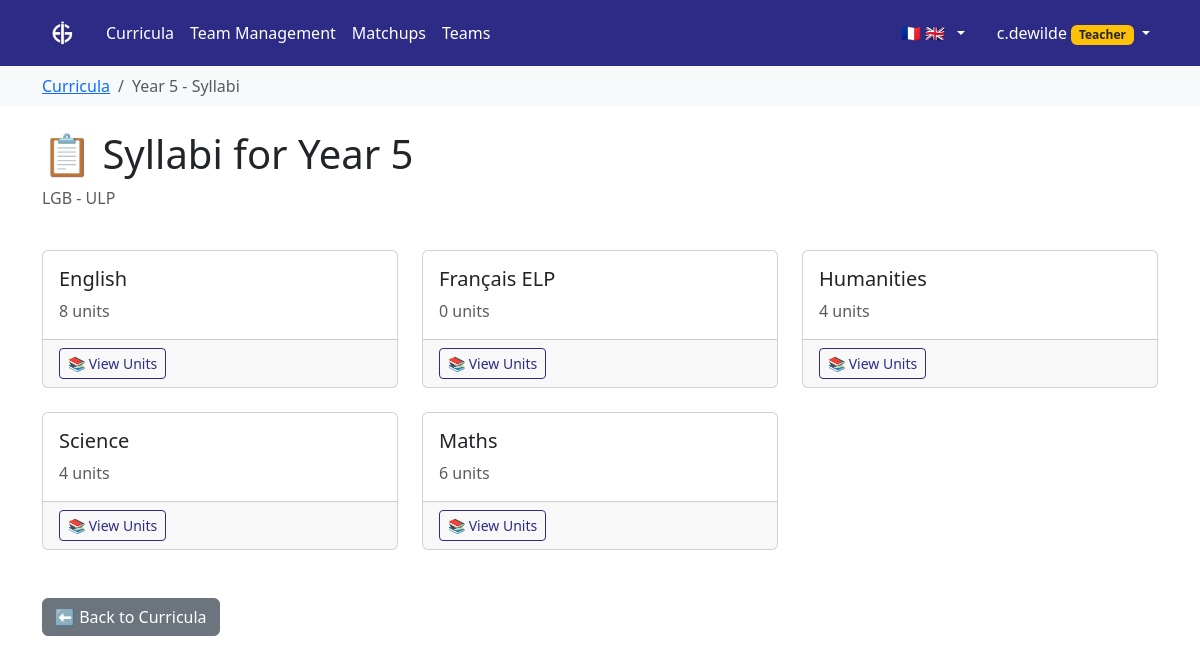
/syllabus/curriculum/1/syllabi/ (signed in), run on the app's committed database.
### syllabus/models.py (models this page shows, shortened)
class Curriculum(models.Model):
    provider = models.ForeignKey(Provider, on_delete=models.CASCADE)
    title = models.CharField(max_length=200)
    description = models.TextField(blank=True)
    start_date = models.DateField(help_text="When this curriculum becomes effective")
    end_date = models.DateField(null=True, blank=True, help_text="When this curriculum expires (leave blank if still current)")
    created_at = models.DateTimeField(auto_now_add=True)
    updated_at = models.DateTimeField(auto_now=True)

class Provider(models.Model):
    name = models.CharField(max_length=255, unique=True)
    created_at = models.DateTimeField(auto_now_add=True)
    updated_at = models.DateTimeField(auto_now=True)
    class Meta:
        ordering = ['name']

class Syllabus(models.Model):
    curriculum = models.ForeignKey(Curriculum, on_delete=models.CASCADE)
    name = models.CharField(max_length=255)

### syllabus/views.py (the view)
# urls.py: path('curriculum/<int:curriculum_id>/syllabi/', views.syllabus_list, name='syllabus_list'),
@login_required
def syllabus_list(request, curriculum_id):
    curriculum = get_object_or_404(Curriculum, id=curriculum_id)
    syllabi = Syllabus.objects.filter(curriculum=curriculum)
    context = {
        'curriculum': curriculum,
        'syllabi': syllabi,
        'is_admin': is_admin(request.user)
    }
    return render(request, 'syllabus/syllabus_list.html', context)

### aigames/models.py (called while the page is built)
    @property
    def logo_url(self):
        if self.logo:
            return self.logo.url
        return None

    @property
    def can_create_teams(self):
        return self.role in ['teacher', 'admin']

    @property
    def can_create_games(self):
        return self.role == 'admin'

    @property
    def can_modify_syllabus(self):
        return self.role == 'admin'

### syllabus/views.py (called while the page is built)
def can_modify_syllabus(user):
    if not user.is_authenticated:
        return False
    try:
        from aigames.models import UserProfile
        return user.profile.can_modify_syllabus
    except (UserProfile.DoesNotExist, AttributeError):
        return user.is_superuser or user.groups.filter(name='Admin').exists()

def is_admin(user):
    return can_modify_syllabus(user)

### syllabus/templates/syllabus/syllabus_list.html (shortened to what this page needs)
{% extends 'syllabus/base.html' %}
{% block breadcrumb %}
<nav aria-label="breadcrumb" class="bg-light py-2">
    <div class="container">
        <ol class="breadcrumb mb-0">
            <li class="breadcrumb-item"><a href="{% url 'curriculum_list' %}">Curricula</a></li>
            <li class="breadcrumb-item active">{{ curriculum.title }} - Syllabi</li>
        </ol>
    </div>
</nav>
{% endblock %}
{% block content %}
<div class="d-flex justify-content-between align-items-center mb-4">
    <div>
        <h1>📋 Syllabi for {{ curriculum.title }}</h1>
        <p class="text-muted">{{ curriculum.provider.name }}</p>
    </div>
</div>
<div class="row">
    {% for syllabus in syllabi %}
    <div class="col-md-6 col-lg-4 mb-4">
        <div class="card h-100">
            <div class="card-body">
                <h5 class="card-title">{{ syllabus.name }}</h5>
                <p class="card-text text-muted">{{ syllabus.units.count }} units</p>
            </div>
            <div class="card-footer">
                <a href="{% url 'unit_list' syllabus.id %}" class="btn btn-outline-primary btn-sm">
                    📚 View Units
                </a>
            </div>
        </div>
    </div>
    {% endfor %}
</div>
<div class="mt-4">
    <a href="{% url 'curriculum_list' %}" class="btn btn-secondary">⬅️ Back to Curricula</a>
</div>
{% endblock %}

### syllabus/templates/syllabus/base.html (shortened to what this page needs)
{% load static %}
<!DOCTYPE html>
<html>
<head>
    <link href="{% static 'syllabus/css/bootstrap.min.css' %}" rel="stylesheet">
</head>
<body>
    {% block navbar %}
    <nav class="navbar navbar-expand-lg navbar-dark bg-primary">
        <div class="container">
            {% if user.is_authenticated %}
                <a class="navbar-brand d-flex align-items-center" href="{% if user_role == 'student' %}{% url 'aigames:student_dashboard' %}{% else %}{% url 'curriculum_list' %}{% endif %}">
                    {% if school_logo %}
                        <img src="{{ school_logo }}" alt="{{ school_name }} Logo" height="40">
                    {% else %}
                        📚 Aiducator
                    {% endif %}
                </a>
            {% else %}
                <a class="navbar-brand" href="{% url 'landing_page' %}">📚 Aiducator</a>
            {% endif %}
            <div class="collapse navbar-collapse" id="navbarNav">
                {% if user.is_authenticated %}
                    <ul class="navbar-nav me-auto">
                        {% if user_role == 'student' %}
                            <li class="nav-item">
                                <a class="nav-link" href="{% url 'aigames:student_dashboard' %}">
                                    <i class="bi bi-house-door"></i> My Games
                                </a>
                            </li>
                        {% else %}
                            <li class="nav-item">
                                <a class="nav-link" href="{% url 'curriculum_list' %}">
                                     Curricula
                                </a>
                            </li>
                            <li class="nav-item">
                                <a class="nav-link" href="{% url 'aigames:team_management_dashboard' %}">
                                     Team Management
                                </a>
                            </li>
                            <li class="nav-item">
                                <a class="nav-link" href="{% url 'aigames:game_matchups_list' %}">
                                     Matchups
                                </a>
                            </li>
                            <li class="nav-item">
                                <a class="nav-link" href="{% url 'aigames:list_teams' %}">
                                     Teams
                                </a>
                            </li>
                        {% endif %}
                    </ul>
                {% endif %}
                <ul class="navbar-nav">
                    {% if user.is_authenticated %}
                        <li class="nav-item dropdown me-3">
                            <a class="nav-link dropdown-toggle d-flex align-items-center" href="#" id="languageDropdown" role="button" data-bs-toggle="dropdown" aria-expanded="false">
                                <span class="me-1">🇫🇷</span>
                                <span class="me-1">🇬🇧</span>
                            </a>
                        </li>
                        <li class="nav-item dropdown">
                            <a class="nav-link dropdown-toggle" href="#" id="navbarDropdown" role="button" data-bs-toggle="dropdown">
                                {{ user.username }}
                                {% if user_role == 'admin' %}
                                    <span class="badge bg-danger">Admin</span>
                                {% elif user_role == 'teacher' %}
                                    <span class="badge bg-warning text-dark">Teacher</span>
                                {% elif user_role == 'student' %}
                                    <span class="badge bg-info">Student</span>
                                {% else %}
                                    <span class="badge bg-secondary">User</span>
                                {% endif %}
                            </a>
                        </li>
                    {% else %}
                        <li class="nav-item">
                            <a class="nav-link" href="/accounts/login/">Login</a>
                        </li>
                    {% endif %}
                </ul>
            </div>
        </div>
    </nav>
    {% endblock %}
    {% block breadcrumb %}{% endblock %}
    <div class="container mt-4">
        {% block content %}{% endblock %}
    </div>
</body>
</html>

### data on the page
Curriculum: title "Year 5", provider.name "LGB - ULP"
Syllabus: name "English", units.count "8"
Syllabus: name "Français ELP", units.count "0"
Syllabus: name "Humanities", units.count "4"
Syllabus: name "Science", units.count "4"
Syllabus: name "Maths", units.count "6"

### other printed values
{{ user.username }} "c.dewilde"
